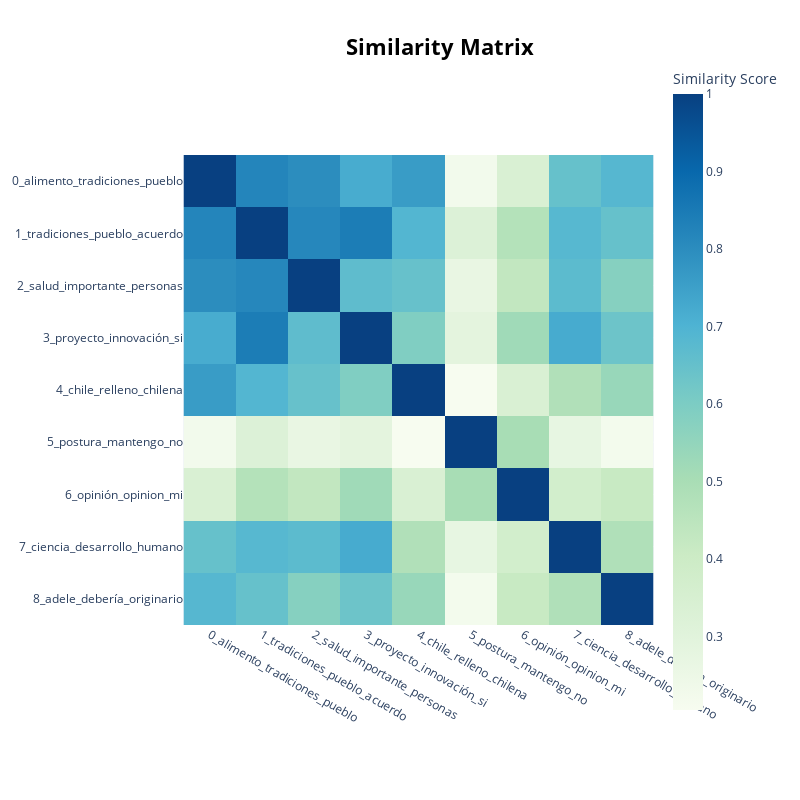

The notebook cell this image was saved under:
### Code cell
model.visualize_heatmap()

### Figure 1 — Plotly figure (JSON) as saved in the notebook; plotly's stock layout.template omitted (floating-point values rounded to 4 significant figures)
{"data": [{"coloraxis": "coloraxis", "hovertemplate": "x: %{x}<br>y: %{y}<br>Similarity Score: %{z}<extra></extra>", "name": "0", "type": "heatmap", "x": ["0_alimento_tradiciones_pueblo", "1_tradiciones_pueblo_acuerdo", "2_salud_importante_personas", "3_proyecto_innovación_si", "4_chile_relleno_chilena", "5_postura_mantengo_no", "6_opinión_opinion_mi", "7_ciencia_desarrollo_humano", "8_adele_debería_originario"], "xaxis": "x", "y": ["0_alimento_tradiciones_pueblo", "1_tradiciones_pueblo_acuerdo", "2_salud_importante_personas", "3_proyecto_innovación_si", "4_chile_relleno_chilena", "5_postura_mantengo_no", "6_opinión_opinion_mi", "7_ciencia_desarrollo_humano", "8_adele_debería_originario"], "yaxis": "y", "z": [[1, 0.8203, 0.7997, 0.7203, 0.7615, 0.2248, 0.339, 0.6482, 0.6853], [0.8203, 1.0, 0.8141, 0.843, 0.6899, 0.3247, 0.4701, 0.6828, 0.648], [0.7997, 0.8141, 1.0, 0.6645, 0.6461, 0.2659, 0.4319, 0.6707, 0.5772], [0.7203, 0.843, 0.6645, 1.0, 0.5917, 0.2881, 0.5211, 0.7221, 0.6333], [0.7615, 0.6899, 0.6461, 0.5917, 1.0, 0.2051, 0.3407, 0.4789, 0.5395], [0.2248, 0.3247, 0.2659, 0.2881, 0.2051, 1, 0.5023, 0.2733, 0.2212], [0.339, 0.4701, 0.4319, 0.5211, 0.3407, 0.5023, 1, 0.3727, 0.4143], [0.6482, 0.6828, 0.6707, 0.7221, 0.4789, 0.2733, 0.3727, 1.0, 0.4805], [0.6853, 0.648, 0.5772, 0.6333, 0.5395, 0.2212, 0.4143, 0.4805, 1.0]]}], "layout": {"coloraxis": {"colorbar": {"title": {"text": "Similarity Score"}}, "colorscale": [[0, "rgb(247,252,240)"], [0.125, "rgb(224,243,219)"], [0.25, "rgb(204,235,197)"], [0.375, "rgb(168,221,181)"], [0.5, "rgb(123,204,196)"], [0.625, "rgb(78,179,211)"], [0.75, "rgb(43,140,190)"], [0.875, "rgb(8,104,172)"], [1, "rgb(8,64,129)"]]}, "height": 800, "hoverlabel": {"bgcolor": "white", "font": {"family": "Rockwell", "size": 16}}, "legend": {"title": {"text": "Trend"}}, "margin": {"t": 60}, "showlegend": true, "title": {"font": {"color": "Black", "size": 22}, "text": "<b>Similarity Matrix</b>", "x": 0.55, "xanchor": "center", "y": 0.95, "yanchor": "top"}, "width": 800, "xaxis": {"anchor": "y", "constrain": "domain", "domain": [0, 1], "scaleanchor": "y"}, "yaxis": {"anchor": "x", "autorange": "reversed", "constrain": "domain", "domain": [0, 1]}}}
